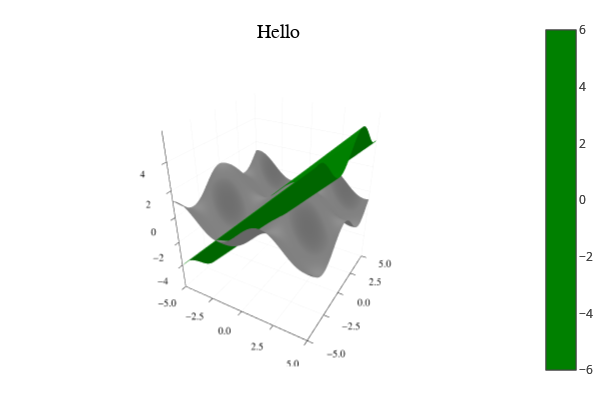

Notebook cell for this chart:
### Code cell
# B: 3D Plots
    # From: https://www.youtube.com/watch?v=S47KNst7mS8&ab_channel=JohanJansson

x = y = -5:0.1:5

f(x, y) = sin(x) + cos(y)

z(x, y) = x+sin(y)

Plots.surface(x, y, f, color = :gray, label="Surf 1", title="Hello")
Plots.surface!(x, y, z, label="Surf2", color=:green)

### Figure 1 — Plotly figure (JSON) as saved in the notebook; plotly's stock layout.template omitted (floating-point values rounded to 4 significant figures; data arrays with more than 128 entries replaced by an {"elided": "..."} marker saying what was removed)
{"data": [{"colorbar": {"title": ""}, "colorscale": [[0, "rgba(128, 128, 128, 1.000)"], [1, "rgba(128, 128, 128, 1.000)"]], "hoverinfo": "none", "name": "Surf 1", "opacity": null, "scene": "scene", "showlegend": false, "showscale": true, "type": "surface", "x": [-5, -4.9, -4.8, -4.7, -4.6, -4.5, -4.4, -4.3, -4.2, -4.1, -4, -3.9, -3.8, -3.7, -3.6, -3.5, -3.4, -3.3, -3.2, -3.1, -3, -2.9, -2.8, -2.7, -2.6, -2.5, -2.4, -2.3, -2.2, -2.1, -2, -1.9, -1.8, -1.7, -1.6, -1.5, -1.4, -1.3, -1.2, -1.1, -1, -0.9, -0.8, -0.7, -0.6, -0.5, -0.4, -0.3, -0.2, -0.1, 0, 0.1, 0.2, 0.3, 0.4, 0.5, 0.6, 0.7, 0.8, 0.9, 1, 1.1, 1.2, 1.3, 1.4, 1.5, 1.6, 1.7, 1.8, 1.9, 2, 2.1, 2.2, 2.3, 2.4, 2.5, 2.6, 2.7, 2.8, 2.9, 3, 3.1, 3.2, 3.3, 3.4, 3.5, 3.6, 3.7, 3.8, 3.9, 4, 4.1, 4.2, 4.3, 4.4, 4.5, 4.6, 4.7, 4.8, 4.9, 5], "xaxis": "x", "y": [-5, -4.9, -4.8, -4.7, -4.6, -4.5, -4.4, -4.3, -4.2, -4.1, -4, -3.9, -3.8, -3.7, -3.6, -3.5, -3.4, -3.3, -3.2, -3.1, -3, -2.9, -2.8, -2.7, -2.6, -2.5, -2.4, -2.3, -2.2, -2.1, -2, -1.9, -1.8, -1.7, -1.6, -1.5, -1.4, -1.3, -1.2, -1.1, -1, -0.9, -0.8, -0.7, -0.6, -0.5, -0.4, -0.3, -0.2, -0.1, 0, 0.1, 0.2, 0.3, 0.4, 0.5, 0.6, 0.7, 0.8, 0.9, 1, 1.1, 1.2, 1.3, 1.4, 1.5, 1.6, 1.7, 1.8, 1.9, 2, 2.1, 2.2, 2.3, 2.4, 2.5, 2.6, 2.7, 2.8, 2.9, 3, 3.1, 3.2, 3.3, 3.4, 3.5, 3.6, 3.7, 3.8, 3.9, 4, 4.1, 4.2, 4.3, 4.4, 4.5, 4.6, 4.7, 4.8, 4.9, 5], "yaxis": "y", "z": {"elided": "101x101 float values"}, "zaxis": "z", "zmax": 6.0, "zmin": -6.0}, {"colorbar": {"title": ""}, "colorscale": [[0, "rgba(0, 128, 0, 1.000)"], [1, "rgba(0, 128, 0, 1.000)"]], "hoverinfo": "none", "name": "Surf2", "opacity": null, "scene": "scene", "showlegend": false, "showscale": true, "type": "surface", "x": [-5, -4.9, -4.8, -4.7, -4.6, -4.5, -4.4, -4.3, -4.2, -4.1, -4, -3.9, -3.8, -3.7, -3.6, -3.5, -3.4, -3.3, -3.2, -3.1, -3, -2.9, -2.8, -2.7, -2.6, -2.5, -2.4, -2.3, -2.2, -2.1, -2, -1.9, -1.8, -1.7, -1.6, -1.5, -1.4, -1.3, -1.2, -1.1, -1, -0.9, -0.8, -0.7, -0.6, -0.5, -0.4, -0.3, -0.2, -0.1, 0, 0.1, 0.2, 0.3, 0.4, 0.5, 0.6, 0.7, 0.8, 0.9, 1, 1.1, 1.2, 1.3, 1.4, 1.5, 1.6, 1.7, 1.8, 1.9, 2, 2.1, 2.2, 2.3, 2.4, 2.5, 2.6, 2.7, 2.8, 2.9, 3, 3.1, 3.2, 3.3, 3.4, 3.5, 3.6, 3.7, 3.8, 3.9, 4, 4.1, 4.2, 4.3, 4.4, 4.5, 4.6, 4.7, 4.8, 4.9, 5], "xaxis": "x", "y": [-5, -4.9, -4.8, -4.7, -4.6, -4.5, -4.4, -4.3, -4.2, -4.1, -4, -3.9, -3.8, -3.7, -3.6, -3.5, -3.4, -3.3, -3.2, -3.1, -3, -2.9, -2.8, -2.7, -2.6, -2.5, -2.4, -2.3, -2.2, -2.1, -2, -1.9, -1.8, -1.7, -1.6, -1.5, -1.4, -1.3, -1.2, -1.1, -1, -0.9, -0.8, -0.7, -0.6, -0.5, -0.4, -0.3, -0.2, -0.1, 0, 0.1, 0.2, 0.3, 0.4, 0.5, 0.6, 0.7, 0.8, 0.9, 1, 1.1, 1.2, 1.3, 1.4, 1.5, 1.6, 1.7, 1.8, 1.9, 2, 2.1, 2.2, 2.3, 2.4, 2.5, 2.6, 2.7, 2.8, 2.9, 3, 3.1, 3.2, 3.3, 3.4, 3.5, 3.6, 3.7, 3.8, 3.9, 4, 4.1, 4.2, 4.3, 4.4, 4.5, 4.6, 4.7, 4.8, 4.9, 5], "yaxis": "y", "z": {"elided": "101x101 float values"}, "zaxis": "z", "zmax": 6.0, "zmin": -6.0}], "layout": {"annotations": [{"font": {"color": "rgba(0, 0, 0, 1.000)", "family": "sans-serif", "size": 20}, "rotation": 0, "showarrow": false, "text": "Hello", "x": 0.5296, "xanchor": "center", "xref": "paper", "y": 1, "yanchor": "top", "yref": "paper"}], "height": 400, "legend": {"bgcolor": "rgba(255, 255, 255, 1.000)", "bordercolor": "rgba(0, 0, 0, 1.000)", "borderwidth": 1, "font": {"color": "rgba(0, 0, 0, 1.000)", "family": "sans-serif", "size": 11}, "tracegroupgap": 0, "traceorder": "normal", "x": 1, "xanchor": "auto", "y": 1, "yanchor": "auto"}, "margin": {"b": 20, "l": 0, "r": 0, "t": 20}, "paper_bgcolor": "rgba(255, 255, 255, 1.000)", "plot_bgcolor": "rgba(255, 255, 255, 1.000)", "scene": {"camera": {"eye": {"x": 1.126, "y": -1.95, "z": 1.3}}, "domain": {"x": [0.06582, 0.9934], "y": [0.03762, 0.9415]}, "xaxis": {"gridcolor": "rgba(0, 0, 0, 0.100)", "gridwidth": 0.5, "linecolor": "rgba(0, 0, 0, 1.000)", "mirror": false, "range": [-5, 5], "showgrid": true, "showline": true, "showticklabels": true, "tickangle": 0, "tickcolor": "rgb(0, 0, 0)", "tickfont": {"color": "rgba(0, 0, 0, 1.000)", "family": "sans-serif", "size": 11}, "tickmode": "array", "ticks": "inside", "ticktext": ["−5.0", "−2.5", "0.0", "2.5", "5.0"], "tickvals": [-5, -2.5, 0, 2.5, 5], "title": "", "titlefont": {"color": "rgba(0, 0, 0, 1.000)", "family": "sans-serif", "size": 15}, "type": "-", "visible": true, "zeroline": false, "zerolinecolor": "rgba(0, 0, 0, 1.000)"}, "yaxis": {"gridcolor": "rgba(0, 0, 0, 0.100)", "gridwidth": 0.5, "linecolor": "rgba(0, 0, 0, 1.000)", "mirror": false, "range": [-5, 5], "showgrid": true, "showline": true, "showticklabels": true, "tickangle": 0, "tickcolor": "rgb(0, 0, 0)", "tickfont": {"color": "rgba(0, 0, 0, 1.000)", "family": "sans-serif", "size": 11}, "tickmode": "array", "ticks": "inside", "ticktext": ["−5.0", "−2.5", "0.0", "2.5", "5.0"], "tickvals": [-5, -2.5, 0, 2.5, 5], "title": "", "titlefont": {"color": "rgba(0, 0, 0, 1.000)", "family": "sans-serif", "size": 15}, "type": "-", "visible": true, "zeroline": false, "zerolinecolor": "rgba(0, 0, 0, 1.000)"}, "zaxis": {"gridcolor": "rgba(0, 0, 0, 0.100)", "gridwidth": 0.5, "linecolor": "rgba(0, 0, 0, 1.000)", "mirror": false, "range": [-6.0, 6.0], "showgrid": true, "showline": true, "showticklabels": true, "tickangle": 0, "tickcolor": "rgb(0, 0, 0)", "tickfont": {"color": "rgba(0, 0, 0, 1.000)", "family": "sans-serif", "size": 11}, "tickmode": "array", "ticks": "inside", "ticktext": ["−4", "−2", "0", "2", "4"], "tickvals": [-4, -2, 0, 2, 4], "title": "", "titlefont": {"color": "rgba(0, 0, 0, 1.000)", "family": "sans-serif", "size": 15}, "type": "-", "visible": true, "zeroline": false, "zerolinecolor": "rgba(0, 0, 0, 1.000)"}}, "showlegend": true, "width": 600}}
